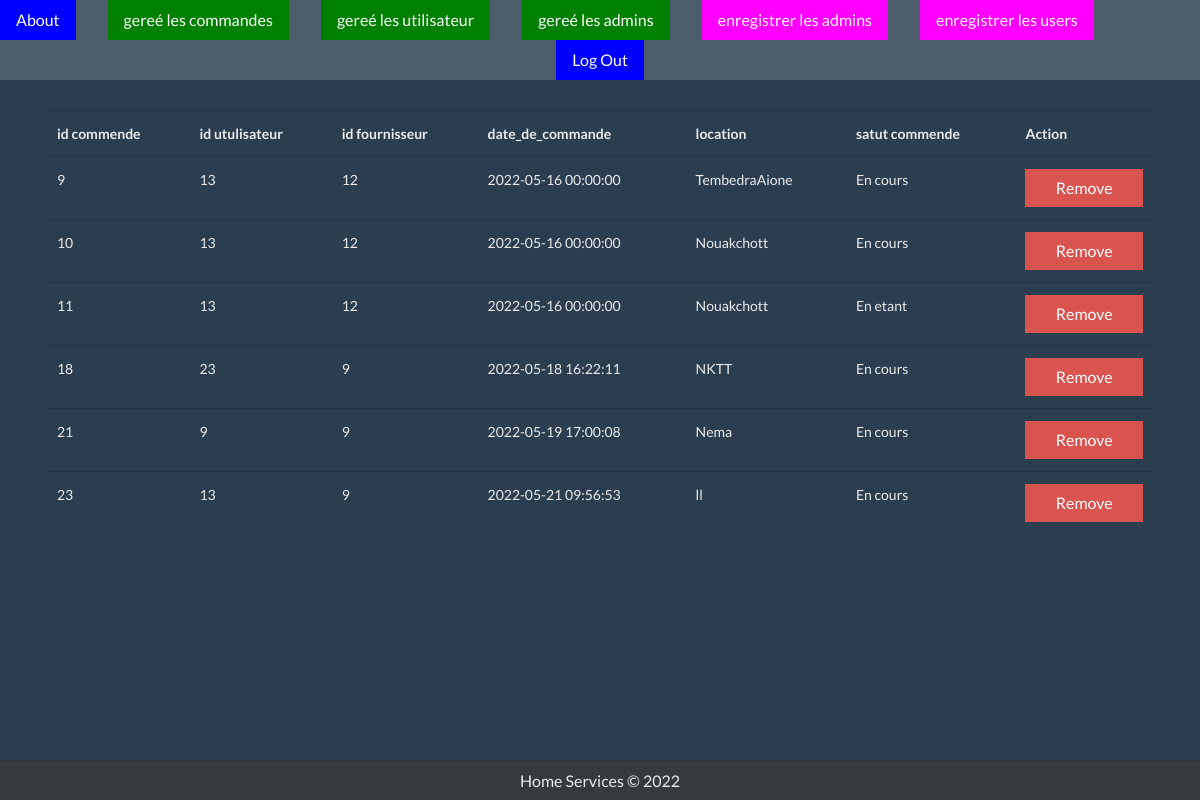
The app's page /homeservices/favoris.php (signed in) with its own data.
### tables this page shows
CREATE TABLE `commande` (
  `idc` int(11) NOT NULL,
  `Commande` varchar(255) NOT NULL,
  `id_fourniseur` int(11) NOT NULL,
  `id_user` int(11) NOT NULL,
  `date_de_commande` datetime NOT NULL,
  `location` varchar(100) NOT NULL,
  `stutus` varchar(150) NOT NULL
);

### homeservices/scripts/DB.php (called while the page is built, shortened)
<?php
class DB
{
    protected static $_stmt = null;
    public static function getConnection()
    {
        try {
            $conn = new PDO("mysql:host=".self::HOST.";dbname=".self::DBNAME, self::USERNAME, self::PASSWORD, []);
            $conn->setAttribute(PDO::ATTR_ERRMODE, PDO::ERRMODE_EXCEPTION);
        } catch (PDOException $e) {
            echo $e->getMessage();
        }
        return $conn;
    }
    public static function query($sql, $params = array())
    {
        try {
            self::$_stmt = self::getConnection()->prepare($sql);
            if (empty($params)) {
                self::$_stmt->execute();
            } else {
                self::$_stmt->execute($params);
            }
            return self::$_stmt;
        } catch (PDOException $e) {
            echo $e->getMessage();
        }
    }
}

### homeservices/favoris.php (the view, shortened to what this page needs)
<?php
    include_once "include/header.php";
    include_once "scripts/DB.php";
    $stmt = DB::query("SELECT * FROM commande");
    $providers = $stmt->fetchAll(PDO::FETCH_OBJ);
?>
<div class="container" style="margin-top: 30px; margin-bottom: 60px;">
    <div class="table-responsive">
        <table class="table">
            <tr>
                <th>id commende</th>
                <th>id utulisateur</th>
                <th>id fournisseur</th>
                <th>date_de_commande</th>
                <th>location</th>
                <th>satut commende</th>
                <th>Action</th>
            </tr>
            <?php foreach ($providers as $provider): ?>
            <tr>
                <td><?= $provider->idc; ?>
                </td>
                <td><?= $provider->id_user; ?>
                </td>
                <td>
                    <?= $provider->id_fourniseur; ?><br>
                  </td>
                <td>
                    <?= $provider->date_de_commande; ?><br>
                  </td>
                  <td><?= $provider->location; ?>
                </td>
                <td><?= $provider->stutus; ?>
                </td>
                <td>
                    <form action="deletehall.php" method="post">
                        <button type="submit" name="remove" class="btn btn-danger btn-block">Remove</a>
                    </form>
                </td>
            </tr>
            <?php endforeach; ?>
        </table>
    </div>
</div>
<?php include_once "include/footer.php";

### records on screen
commande: idc "9", id_user "13", id_fourniseur "12", date_de_commande "2022-05-16 00:00:00", location "TembedraAione", stutus "En cours"
commande: idc "10", id_user "13", id_fourniseur "12", date_de_commande "2022-05-16 00:00:00", location "Nouakchott", stutus "En cours"
commande: idc "11", id_user "13", id_fourniseur "12", date_de_commande "2022-05-16 00:00:00", location "Nouakchott", stutus "En etant"
commande: idc "18", id_user "23", id_fourniseur "9", date_de_commande "2022-05-18 16:22:11", location "NKTT", stutus "En cours"
commande: idc "21", id_user "9", id_fourniseur "9", date_de_commande "2022-05-19 17:00:08", location "Nema", stutus "En cours"
commande: idc "23", id_user "13", id_fourniseur "9", date_de_commande "2022-05-21 09:56:53", location "ll", stutus "En cours"
